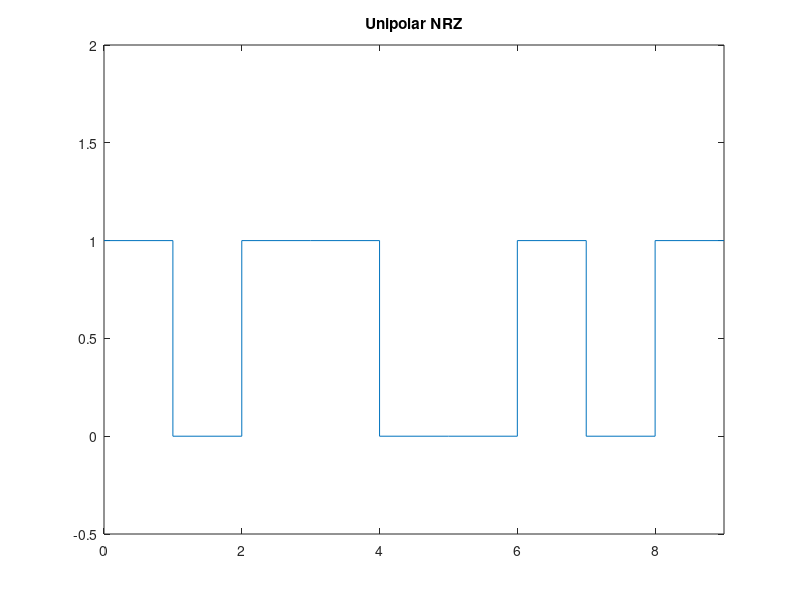

The MATLAB script that drew this image:
clear all;
clc;

bits = [1 0 1 1 0 0 1 0 1];

n = length(bits);
x = [];
y = [];

for i = 1:n
    x = [x i-1 i];
    if(bits(i) == 0)
        y = [y 0 0];
    else
        y = [y 1 1];
    end
end

plot(x,y),axis([0,n,-0.5,2]);
title('Unipolar NRZ');